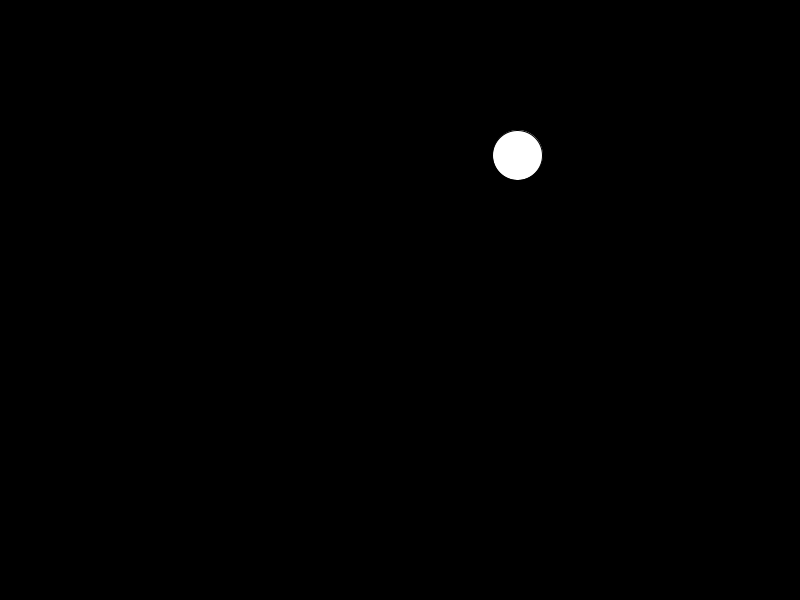
Frame 1 (no input)
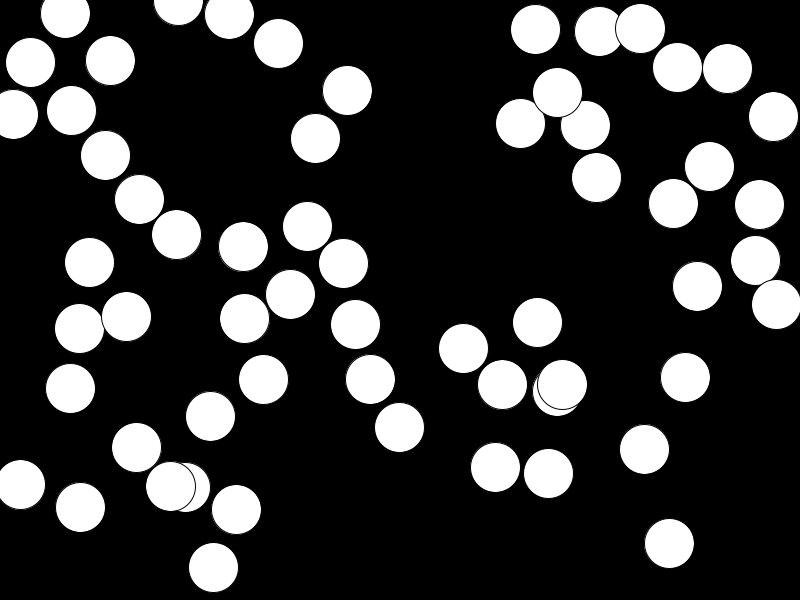
Frame 60 (the mouse pressed at the canvas centre just before this capture)
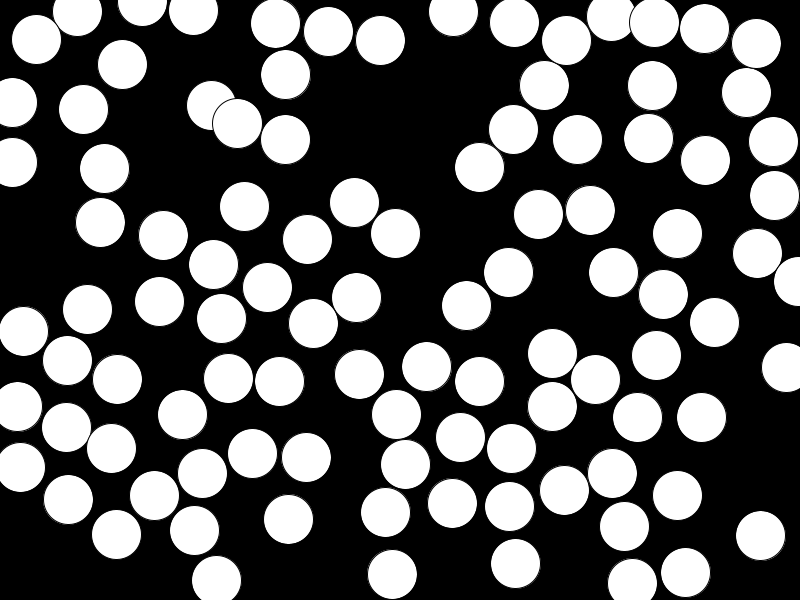
Frame 120 (the mouse held since frame 60 and released just before this capture)

The Processing sketch that drew these frames (run headless with seeded random() and noise(); from frame 60 on, the mouse is pressed at the canvas centre):

// Processing sketch: Bouncing_balls_with_class_array
// ── Bouncing_balls_with_class_array.pde
ArrayList<Ball> b= new ArrayList<Ball>(); 

void setup() {
  size(800, 600);
}

void draw() {
  background(0);
  b.add(new Ball());
  for (int i=0; i<b.size (); i++) {
    Ball ball=b.get(i);
    ball.move();
    ball.bounce();
    ball.display();
    for (int j=0; j<b.size (); j++) {
      if (j!=i) {
        Ball otherBall= b.get(j);
        ball.bounceWith(otherBall);
      }
    }
  }
  if (b.size()>100) {
    b.remove(100);
  }
}


// ── Bouncy_Ball.pde
class Ball {

  float sz;
  PVector loc, vel;

  Ball() {
    sz = 50;
    loc = new PVector(random(width), random(height));
    vel = PVector.random2D();
    colorMode(HSB, 100, 100, 100);
  }

  void display() {
    ellipse(loc.x, loc.y, sz, sz);
  }

  void move() {
    loc.add(vel);
  }

  void bounce() {
    if (loc.x + sz/2 > width || loc.x - sz/2 < 0) {
      vel.x *= -1;
    }
    if (loc.y + sz/2 > height || loc.y - sz/2 < 0) {
      vel.y *= -1;
    }
  }
   void bounceWith(Ball other){
     if(loc.dist(other.loc)<sz/2+other.sz/2){
       vel=PVector.sub(loc, other.loc);
       vel.normalize();
     }
  }
}
